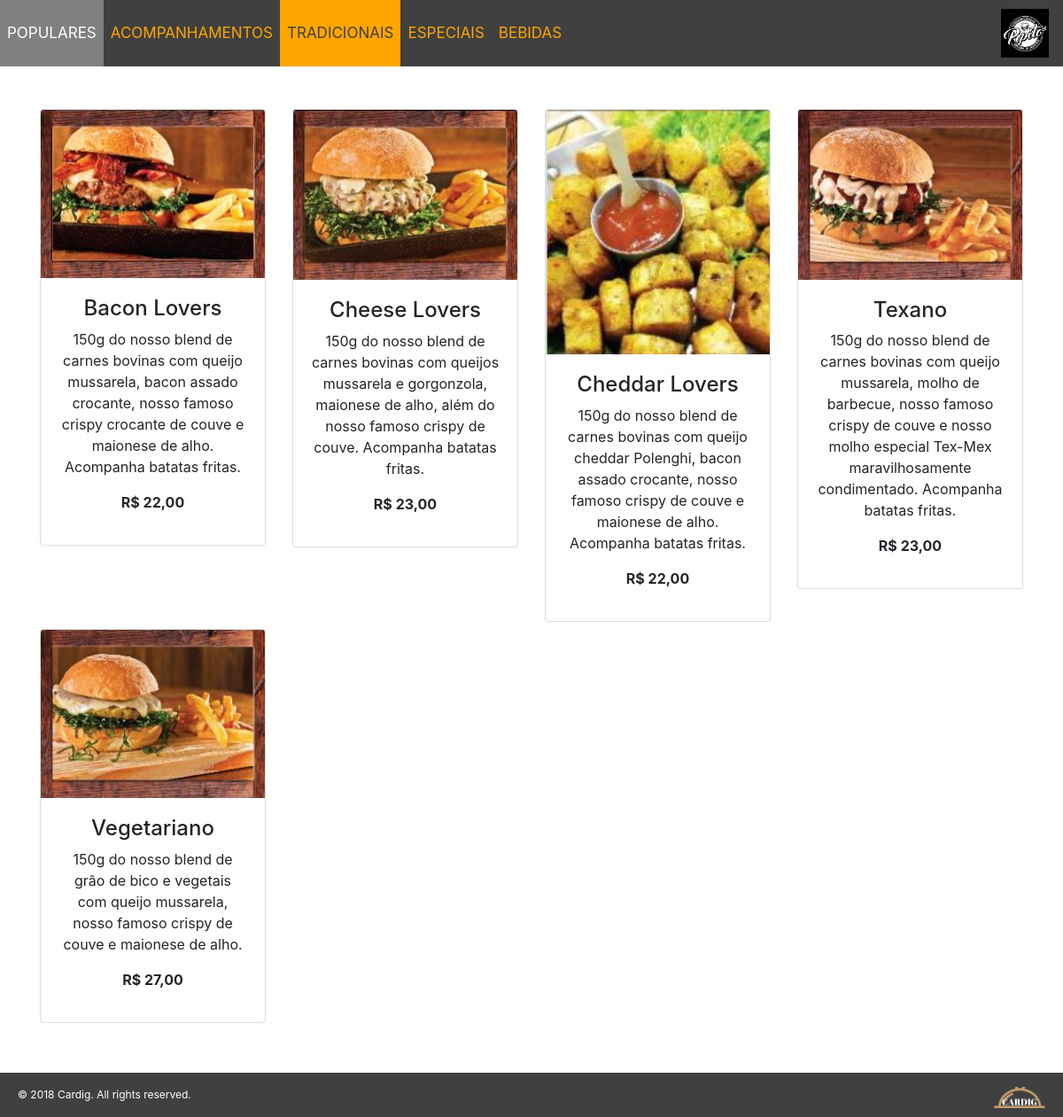
The page /cardapio/tradicionais.php on the database its author committed.
### tables this page shows
CREATE TABLE IF NOT EXISTS `meal` (
  `id_meal` int(11) NOT NULL,
  `name` varchar(50) NOT NULL,
  `description` varchar(800) NOT NULL,
  `src_photo` varchar(100) NOT NULL,
  `id_category` int(11) NOT NULL,
  `enable` varchar(1) NOT NULL,
  `enablePop` int(11) DEFAULT NULL
);

CREATE TABLE IF NOT EXISTS `price` (
  `id_price` int(11) NOT NULL,
  `description` varchar(100) NOT NULL,
  `price` float NOT NULL,
  `id_meal` int(11) NOT NULL,
  `enable` varchar(1) NOT NULL
);

### cardapio/tradicionais.php (the view, shortened to what this page needs)
<?php
    include('connection.php');
    $scriptSQLMeal = "SELECT meal.id_meal, meal.name, meal.description, meal.src_photo, meal.enable FROM meal, category WHERE meal.id_category = category.id_category && category.name = 'Tradicionais'";
    $resultMeal = $conn->query($scriptSQLMeal);
    $numero_registros=$resultMeal->num_rows;
?>
<!DOCTYPE html>
<html lang="pt-BR">
    <head>
        <link rel="stylesheet" type="text/css" href="../css/style.css">
        <link rel="stylesheet" type="text/css" href="../css/bootstrap.min.css">
        <link rel="stylesheet" href="../js/bootstrap.min.js">
    </head>
    <body>
        <nav class="navbar navbar-expand-sm my-nav" style="background-color: #404040;">
              <div class="collapse navbar-collapse" id="navbarNav">
                <ul class="navbar-nav">
                  <li class="nav-item">
                    <a class="nav-link" href="./home.php">POPULARES</a>
                  </li>
                  <li class="nav-item">
                    <a class="nav-link" href="./acompanhamentos.php">ACOMPANHAMENTOS</a>
                  </li>
                  <li class="nav-item active">
                    <a class="nav-link" href="./tradicionais.php">TRADICIONAIS</a>
                  </li>
                  <li class="nav-item">
                    <a class="nav-link" href="./especiais.php">ESPECIAIS</a>
                  </li>
                  <li class="nav-item">
                    <a class="nav-link" href="./bebidas.php">BEBIDAS</a>
                  </li>
                </ul>
              </div>
							<a class="navbar-brand">
								<img src="../Imagens/LogoCliente.png" class="float-right" width="10%" height="10%" alt="Pepitos">
							</a>
            </nav>
      <br>
      <br>
      <?php
        if ($numero_registros == 0) {
      ?>
		<h1>Não há registros de produtos</h1>
      <?php
        } else {
      ?>
      <div class="container text-center">
				<div class= "row">
				<?php
					$prodCount = 1;
         	while($vetor=$resultMeal->fetch_object()) {
							$scriptSQLPrice = "SELECT price.price, price.enable, price.description FROM price, meal WHERE price.id_meal = meal.id_meal && price.id_meal = ".$vetor->id_meal."";
							$resultPrice = $conn->query($scriptSQLPrice);
						if ($vetor->enable == 1) {
				?>
							<div class= "col-lg-3 col-md-3 mb-2">
								<div class= "card">
									<img class="card-img-top" src="../Imagens/<?php echo $vetor->src_photo?>">
									<div class="card-body">
										<h4><?php echo $vetor->name;?></h4>
										<p><?php echo $vetor->description;?></p>
										<?php
											while ($p=$resultPrice->fetch_object()) {
												if ($p->enable == 1) {
										?>
														<p><strong>
																echo $p->description;?> - <?php
														echo 'R$ ' . number_format($p->price, 2, ',', '.');?></strong></p>
										<?php
												}
											}
										?>
									</div>
								</div>
							</div>
				<?php
					}
					else {
						$prodCount--;
					}
				?>
			<?php
						if ($prodCount % 4 == 0) {
							echo '</div><div class= "row">';
						}
						$prodCount++;
					}
			?>
						</div>
					</div>
			<?php
				}
			?>
			<br><br>
			<footer class="mojFooter">
				<div class="footertexto py-3">
					© 2018 Cardig. All rights reserved.
                  <img src="../Imagens/logo.png" class="float-right" width="5%" alt="Cardig">
				</div>
			</footer>
    </body>
</html>

### css/style.css (style rules this page uses)
.navbar { background-color: #404040; font-size: 17px; height: 75px; padding: 0 !important; }
.my-nav .nav-link { color: orange; }
.navbar-nav a { padding: 25px 0; }
.active { background-color: orange; }
.active a { color: #404040 !important; }
.footertexto { bottom: 5px; width: 100%; background-color: #404040; color: white; text-align: left; font-size: 12px; margin-bottom: -10px; padding: 20px; min-height: 5px; }

### rows shown on the page
meal: src_photo (picture), name "Bacon Lovers", description "150g do nosso blend de carnes bovinas com queijo mussarela, bacon assado crocante, nosso famoso crispy crocante de couve e maionese de alho. Acompanha batatas fritas."
price: price "22,00"
meal: src_photo (picture), name "Cheese Lovers", description "150g do nosso blend de carnes bovinas com queijos mussarela e gorgonzola, maionese de alho, além do nosso famoso crispy de couve. Acompanha batatas fritas."
price: price "23,00"
meal: src_photo (picture), name "Cheddar Lovers", description "150g do nosso blend de carnes bovinas com queijo cheddar Polenghi, bacon assado crocante, nosso famoso crispy de couve e maionese de alho. Acompanha batatas fritas."
price: price "22,00"
meal: src_photo (picture), name "Texano", description "150g do nosso blend de carnes bovinas com queijo mussarela, molho de barbecue, nosso famoso crispy de couve e nosso molho especial Tex-Mex maravilhosamente condimentado. Acompanha batatas fritas."
price: price "23,00"
meal: src_photo (picture), name "Vegetariano", description "150g do nosso blend de grão de bico e vegetais com queijo mussarela, nosso famoso crispy de couve e maionese de alho."
price: price "27,00"
